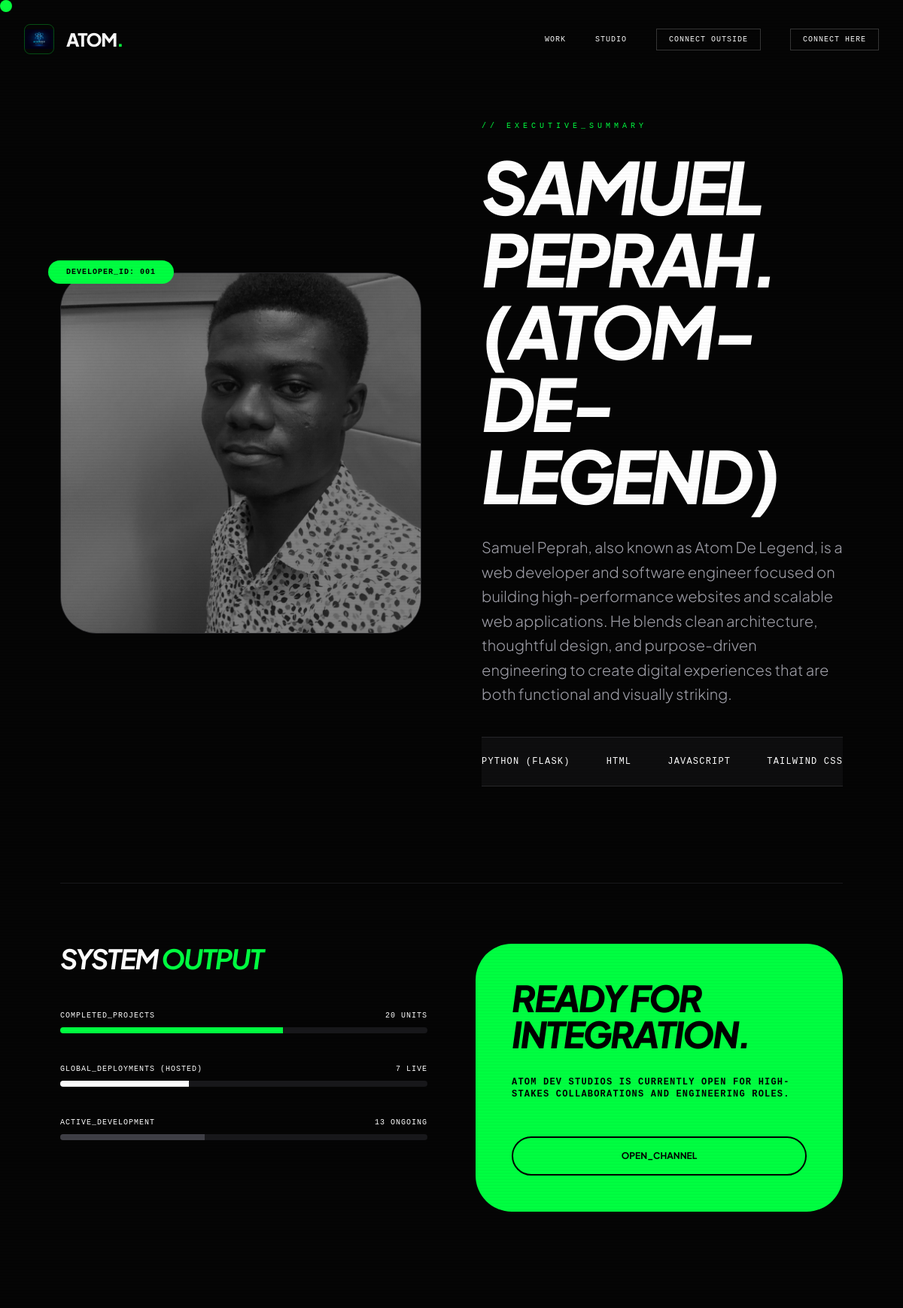
/about, run on the app's committed database.
### app.py (models this page shows)
class About(db.Model):
    id = db.Column(db.Integer, primary_key=True)
    full_name = db.Column(db.String(100), default="Samuel Peprah. (Atom-De-Legend)")
    logo_url = db.Column(db.String(255))
    profile_img = db.Column(db.String(255))
    bio_content = db.Column(db.Text)
    stack_list = db.Column(db.String(500)) # Comma separated
    completed = db.Column(db.Integer, default=0)
    progress = db.Column(db.Integer, default=0)
    hosted = db.Column(db.Integer, default=0)

### app.py (the view)
@app.route('/about')
def about_page():
    founder = About.query.first()
    socials = Social.query.all()
    if not founder:
        founder = About(full_name="Atom De Legend", completed=0, progress=0, hosted=0)
    return render_template('about.html', f=founder, socials=socials)

### app.py (called while the page is built)
@app.context_processor
def inject_now():
    return {'now': datetime.utcnow()}

@app.context_processor
def inject_founder():
    return dict(f=About.query.first())

@app.context_processor
def utility_processor():
    def get_total_projects(f):
        return f.projects_completed + f.projects_in_progress
    return dict(get_total_projects=get_total_projects)

### templates/about.html (shortened to what this page needs)
{% extends 'base.html' %}
{% block content %}
<main class="pt-40 px-8 md:px-20 pb-32 max-w-7xl mx-auto">
    <div class="grid grid-cols-1 lg:grid-cols-2 gap-20 mb-32 items-center">
        <div class="relative">
            <div class="aspect-square bg-zinc-900 rounded-[3rem] overflow-hidden border border-zinc-800">
                <img src="{{ f.profile_img }}" alt="Samuel Peprah" class="w-full h-full object-cover grayscale brightness-50">
            </div>
            <div class="absolute -top-4 -left-4 bg-[#00FF41] text-black px-6 py-2 rounded-full font-mono text-[10px] font-bold uppercase tracking-widest">
                DEVELOPER_ID: 001
            </div>
        </div>
        <div>
            <span class="text-[#00FF41] font-mono text-[10px] tracking-[0.5em] uppercase mb-6 block">// EXECUTIVE_SUMMARY</span>
            <h1 class="text-6xl md:text-8xl font-black italic tracking-tighter uppercase mb-8">{{ f.full_name }}</h1>
            <p class="text-zinc-400 text-xl font-light leading-relaxed mb-10">{{ f.bio_content }}</p>
            <div class="overflow-hidden bg-zinc-900/50 border-y border-zinc-800 py-6">
                <div class="flex gap-12 whitespace-nowrap animate-marquee">
                    {% for tech in f.stack_list.split(',') %}
                    <span class="text-white font-mono text-xs uppercase tracking-widest">{{ tech.strip() }}</span>
                    {% endfor %}
                </div>
            </div>
        </div>
    </div>
    <div class="grid grid-cols-1 md:grid-cols-2 gap-16 border-t border-zinc-900 pt-20">
       <div>
            <h3 class="text-4xl font-bold italic tracking-tighter uppercase mb-12">System <span class="text-[#00FF41]">Output</span></h3>
            {% set total = f.completed + f.progress %}
            <div class="mb-10">
                <div class="flex justify-between font-mono text-[10px] mb-2 uppercase tracking-widest">
                    <span>Completed_Projects</span>
                    <span>{{ f.completed }} Units</span>
                </div>
                <div class="h-2 w-full bg-zinc-900 rounded-full overflow-hidden">
                    <div class="h-full bg-[#00FF41]" style="width: {{ (f.completed / total * 100) if total > 0 else 0 }}%"></div>
                </div>
            </div>
            <div class="mb-10">
                <div class="flex justify-between font-mono text-[10px] mb-2 uppercase tracking-widest">
                    <span>Global_Deployments (Hosted)</span>
                    <span>{{ f.hosted }} Live</span>
                </div>
                <div class="h-2 w-full bg-zinc-900 rounded-full overflow-hidden">
                    <div class="h-full bg-white" style="width: {{ (f.hosted / f.completed * 100) if f.completed > 0 else 0 }}%"></div>
                </div>
            </div>
            <div>
                <div class="flex justify-between font-mono text-[10px] mb-2 uppercase tracking-widest">
                    <span>Active_Development</span>
                    <span>{{ f.progress }} Ongoing</span>
                </div>
                <div class="h-2 w-full bg-zinc-900 rounded-full overflow-hidden">
                    <div class="h-full bg-zinc-700 animate-pulse" style="width: {{ (f.progress / total * 100) if total > 0 else 0 }}%"></div>
                </div>
            </div>
        </div>
        <div class="bg-[#00FF41] text-black p-12 rounded-[3rem] flex flex-col justify-between">
            <h4 class="text-5xl font-black tracking-tighter italic uppercase leading-none">Ready for <br> Integration.</h4>
            <p class="font-mono text-xs uppercase font-bold tracking-widest mt-8">Atom Dev Studios is currently open for high-stakes collaborations and engineering roles.</p>
            <a href="mailto:hello@atomdev.com" class="mt-12 inline-block border-2 border-black px-10 py-4 rounded-full font-bold uppercase text-xs hover:bg-black hover:text-white transition-all text-center">Open_Channel</a>
        </div>
    </div>
</main>
{% endblock %}

### templates/base.html (shortened to what this page needs)
<!DOCTYPE html>
<html lang="en">
<head>
    <script src="https://cdn.tailwindcss.com"></script>
    <link rel="stylesheet" href="{{ url_for('static', filename='css/style.css') }}">
    <link rel="stylesheet" href="https://cdnjs.cloudflare.com/ajax/libs/font-awesome/6.0.0/css/all.min.css">
</head>
<body class="antialiased overflow-x-hidden">
    <div class="scanlines fixed inset-0 pointer-events-none z-50 opacity-10"></div>
    <div id="custom-cursor" class="fixed w-4 h-4 bg-[var(--neon-green)] rounded-full pointer-events-none z-[9999] mix-blend-difference transition-transform duration-100 ease-out"></div>
    <nav class="fixed top-0 w-full p-8 flex justify-between items-center z-40 mix-blend-difference">
        <a href="/" class="flex items-center gap-4">
            <img src="{{ f.logo_url if f.logo_url else 'https://via.placeholder.com/50' }}"
                alt="Atom Logo"
                class="h-10 w-10 object-contain rounded-lg border border-[#00FF41]/30">
            <span class="text-2xl font-black tracking-tighter text-white uppercase">
                ATOM<span class="text-[var(--neon-green)]">.</span>
            </span>
        </a>
        <div class="space-x-8 font-mono text-[10px] tracking-widest uppercase">
            <a href="{{ url_for('home') }}#work" class="hover:text-[var(--neon-green)] transition-colors text-white">Work</a>
            <a href="{{ url_for('about_page') }}" class="hover:text-[var(--neon-green)] transition-colors text-white">Studio</a>
            <a href="mailto:hello@atomdev.com" class="border border-white/20 px-4 py-2 hover:border-[var(--neon-green)]">Connect outside</a>
            {% if current_user.is_authenticated %}
                <a href="{{ url_for('admin') }}" class="text-[#00FF41] border-b border-[#00FF41]/30 pb-1">Master_Control</a>
                <a href="{{ url_for('logout') }}" class="text-red-500 opacity-50 hover:opacity-100 transition-opacity">[X]</a>
            {% else %}
                <a href="{{ url_for('home') }}" class="border border-white/20 px-4 py-2 hover:border-[var(--neon-green)] text-white">Connect here</a>
            {% endif %}
        </div>
    </nav>
    {% block content %}{% endblock %}
</body>
</html>

### static/css/style.css (style rules this page uses)
.scanlines { background: linear-gradient( to bottom, rgba(18, 16, 16, 0) 50%, rgba(0, 0, 0, 0.25) 50% ); background-size: 100% 4px; }

### templates/base.html (style rules this page uses)
:root { --neon-green: #00FF41; }
body { background-color: #050505; color: white; font-family: 'Plus Jakarta Sans', sans-serif; cursor: none; }

### templates/about.html (style rules this page uses)
.animate-marquee { animation: marquee 20s linear infinite; }

### data on the page
About: logo_url (picture), profile_img (picture), full_name "SAMUEL PEPRAH. (ATOM-DE-LEGEND)", bio_content "Samuel Peprah, also known as Atom De Legend, is a web developer and software engineer focused on building high-performance websites and scalable web applications. He blends clean architecture, thoughtful design, and purpose-driven engineering to create digital experiences that are both functional and visually striking.", completed "20", hosted "7", progress "13"

### other printed values
{{ tech.strip() }} "PYTHON (FLASK)" "HTML" "JAVASCRIPT" "TAILWIND CSS"
